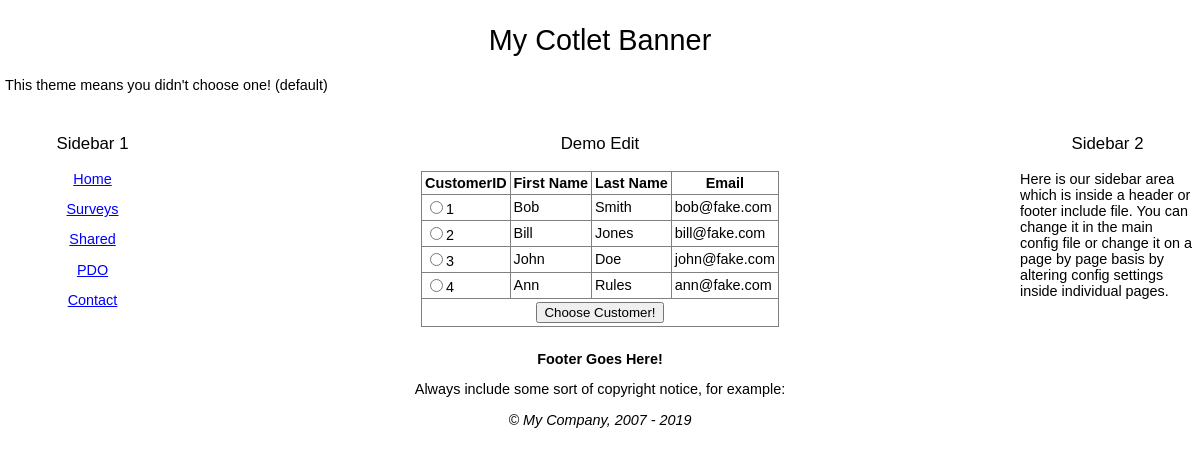
The page /demo-orig/demo_edit.php on the database its author committed.
### tables this page shows
create table test_Customers
( CustomerID int unsigned not null auto_increment primary key,
LastName varchar(50),
FirstName varchar(50),
Email varchar(80)
);

### demo-orig/demo_edit.php (the view, shortened to what this page needs)
<?php
require '../inc_0700/config_inc.php';
if(isset($_REQUEST['act'])){$myAction = (trim($_REQUEST['act']));}else{$myAction = "";}
switch ($myAction)
{
	default:
	 	selectFirst();
}
function selectFirst()
{
	echo '<h3 align="center">' . smartTitle() . '</h3>';
	$sql = "select CustomerID,FirstName,LastName,Email from test_Customers";
	$result = mysqli_query(IDB::conn(),$sql) or die(trigger_error(mysqli_error(IDB::conn()), E_USER_ERROR));
	if (mysqli_num_rows($result) > 0)
	{
		echo '<form action="' . THIS_PAGE . '" method="post" onsubmit="return checkForm(this);">';
		echo '<table align="center" border="1" style="border-collapse:collapse" cellpadding="3" cellspacing="3">';
		echo '<tr>
				<th>CustomerID</th>
				<th>First Name</th>
				<th>Last Name</th>
				<th>Email</th>
			</tr>
			';
		while ($row = mysqli_fetch_assoc($result))
		{
			echo '<tr>
					<td>
				 	<input type="radio" name="CustomerID" value="' . (int)$row['CustomerID'] . '">'
				     . (int)$row['CustomerID'] . '</td>
				    <td>' . dbOut($row['FirstName']) . '</td>
				    <td>' . dbOut($row['LastName']) . '</td>
				    <td>' . dbOut($row['Email']) . '</td>
				</tr>
				';
		}
		echo '<tr>
				<td align="center" colspan="4">
					<input type="submit" value="Choose Customer!"></em>
				</td>
			  </tr>
			  </table>
			  </form>
			  ';
	}else{
      echo '<div align="center"><h3>Currently No Customers in Database.</h3></div>';
	}
}

### wn19/include/default_style.css (style rules this page uses)
body { font-size: .9em; font-family: Verdana, Geneva, Arial, Helvetica, sans-serif; padding:0; margin:0; background-color:#FFFFFF; }
td { font-family: Verdana, Geneva, Arial, Helvetica, sans-serif; }
h1, h2, h3, h4, h5, h6 { font-weight: normal; }

### rows shown on the page
test_customers: CustomerID "1", FirstName "Bob", LastName "Smith", Email "bob@fake.com"
test_customers: CustomerID "2", FirstName "Bill", LastName "Jones", Email "bill@fake.com"
test_customers: CustomerID "3", FirstName "John", LastName "Doe", Email "john@fake.com"
test_customers: CustomerID "4", FirstName "Ann", LastName "Rules", Email "ann@fake.com"

### other values the page prints
$config->banner "My Cotlet Banner"
$aText[0] "Home"
$aText[0] "Surveys"
$aText[0] "Shared"
$aText[0] "PDO"
$aText[0] "Contact"
smartTitle() "Demo Edit"
